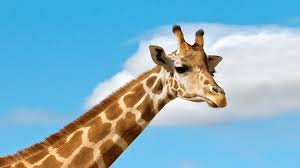
%> input picture giraffe.jpeg, 300 x 168 px
$ octave canny_edge_detection_answer.m   (GNU Octave 9; MATLAB toolbox functions it lacks are replaced by stand-ins)
%> lines starting %> are read from the running program, lines starting %| are printed output that depends on the picture; in (x1, y1, x2, y2) boxes, pixels count from 0 and x2, y2 are one past the last pixel; in counts of white or black regions, pixels touching at a corner belong together; the program's own positions count from 1
%%% Canny Edge Detector Full Answer

%% 0. import a picture
I = imread('giraffe.jpeg');
%> I is the input picture: size 168x300x3 uint8; mean R, G, B 131.8, 177.2, 195.3
width = size(I,1);
%> width = 168
height = size(I,2);
%> height = 300

%%%%%%
figure(1)
imshow(I)
title('original image')
%%%%%%

%% 1. convert RGB to grayscale
Igray = rgb2gray(I)

%%%%%%
figure(2)
imshow(Igray)
title('grayscale')
%%%%%%

I = double(Igray); % convert the values for image matrix into double for convolution later
%> I: size 168x300 double
Icopy = I;     % image copy for convolution

%% 2. Apply Gaussian filter for smoothing (removing noise in the photo)

% Gaussian filter parameters
k = 2;                % the size of kernel (2k+1, 2k+1)
sigma = 1.2;            % Standard Deviation
B = zeros(2*k+1, 2*k+1); % initialise the Gaussian Kernel matrix

% Filter value assignment
for i=1:2*k+1
    for j=1:2*k+1
        B(i,j) = exp(-((i-(k+1))^2+(j-(k+1))^2)/(2*sigma^2))/(2*pi*sigma^2);
    end
end

% Convolution Image with Gaussian Filter
for i=k+1:width - k
    for j=k+1:height-k
        gaussian_filtered = B.*Icopy(i-k:i+k, j-k:j+k);
        avg_value_g=sum(gaussian_filtered(:));
        I(i, j) = avg_value_g;
    end
end
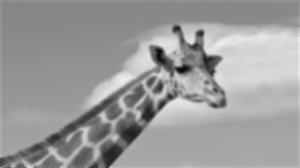
%> I: size 168x300 double; min 7.01, max 236.8, mean 155.7

%%%%%%
pause(1)
figure(3)
imshow(uint8(I))
title("gaussian filter applied")
%%%%%%

%% 3. Finding the intensity gradient of the image (edge detection)

% Sobel Edge Detector kernel
mask_x = [-1, 0, 1; -2, 0, 2;-1, 0, 1];  % 3x3 mask for vertical edges
mask_y = [-1, -2, -1; 0, 0, 0; 1, 2, 1]; % 3x3 mask for horizontal edges
angle = zeros(width, height);     % initialisation of angle of gradient matrix (used for edge thinning)

G = I;
Ix = I;
Iy = I;

% Convolution
for i=2:width-1
    for j=2:height-1
        matrix_x = mask_x.*Icopy(i-1:i+1, j-1:j+1);
        matrix_y = mask_y.*Icopy(i-1:i+1, j-1:j+1);
        Gx=sum(matrix_x(:));
        Gy=sum(matrix_y(:));
        G(i, j) = sqrt(Gx^2 + Gy^2);
        Ix(i, j) = Gx;
        Iy(i, j) = Gy;
        angle(i,j) = atan2(Gy, Gx);
    end
end
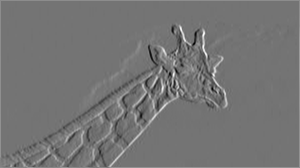
%> Ix: size 168x300 double; min -683, max 817, mean 3.9; drawn with min black and max white
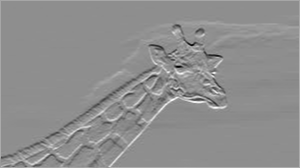
%> Iy: size 168x300 double; min -851, max 675, mean 3.7; drawn with min black and max white
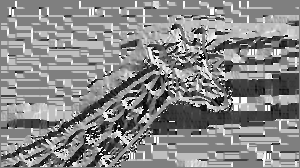
%> angle: size 168x300 double; min -3.13, max 3.14, mean 0.219; drawn with min black and max white


%%%%%%
pause(1)
figure(4)
imshow(uint8(Ix))
title('X gradient')

pause(1)
figure(5)
imshow(uint8(Iy))
title('y gradient')

pause(1)
figure(6)
imshow(uint8(G))
title('Sobel Edge Detector')
%%%%%%

%% 4. Gradient magnitude thresholding or lower bound cut-off suppression (edge thinning)

% angle reassigning to 0, 45, 90, 135 (horizontal, vertical, two diagonals)
angle2 = zeros(width, height);
for i=1:width
    for j=1:height
        if ((angle(i, j) >= -pi/8 ) && (angle(i, j) < pi/8) || (angle(i, j) >= 7*pi/8) && (angle(i, j) < -7*pi/8 ))
            angle2(i, j) = 0;
        elseif ((angle(i, j) >= pi/8) && (angle(i, j) < 3*pi/8) || (angle(i, j) >= -7*pi/8) && (angle(i, j) < -5*pi/8))
            angle2(i, j) = pi/4;
        elseif ((angle(i, j) >= 3*pi/8 && angle(i, j) < 5*pi/8) || (angle(i, j) >= -5*pi/8 && angle(i, j) < -3*pi/8))
            angle2(i, j) = pi/2;
        elseif ((angle(i, j) >= 5*pi/8 && angle(i, j) < 7*pi/8) || (angle(i, j) >= -3*pi/8 && angle(i, j) < -pi/8))
            angle2(i, j) = 3*pi/4;
        end;
    end;
end;
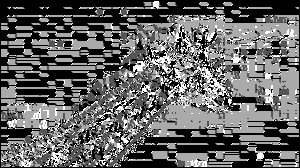
%> angle2: size 168x300 double; min 0, max 2.36, mean 0.919; drawn with min black and max white

% Non-Maximum Supression
BW = zeros(width, height)
for i=2:width-1
    for j=2:height-1
        if (angle2(i,j)==0)
            BW(i,j) = (G(i,j) == max([G(i,j), G(i,j+1), G(i,j-1)]));
        elseif (angle2(i,j)==pi/4)
            BW(i,j) = (G(i,j) == max([G(i,j), G(i+1,j-1), G(i-1,j+1)]));
        elseif (angle2(i,j)==pi/2)
            BW(i,j) = (G(i,j) == max([G(i,j), G(i+1,j), G(i-1,j)]));
        elseif (angle2(i,j)==3*pi/4)
            BW(i,j) = (G(i,j) == max([G(i,j), G(i+1,j+1), G(i-1,j-1)]));
        end;
    end;
end;
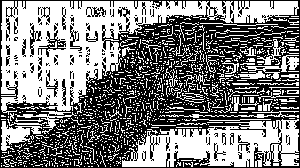
%> BW: size 168x300 double; values 0 (black) and 1 (white), 50.5% white; black in thin lines or dots

BW = BW.*G;
pause(1)
figure(7)
imshow(uint8(BW))
title('Edge Thinned')


%% 5. Double Thresholding

%Value for Thresholding
T_Low = 0.1;
T_High = 0.2;

T_Low = T_Low * max(max(BW));
%> T_Low = 94.56
T_High = T_High * max(max(BW));
%> T_High = 189.1
T_res = zeros(width, height);
for i = 1:width
    for j = 1:height

        if (BW(i, j) < T_Low)
            T_res(i, j) = 0;
        elseif (BW(i,j) <= T_High && BW(i,j) > T_Low)
            T_res(i, j) = 0.5;
        elseif (BW(i, j) > T_High)
            T_res(i, j) = 1;

        %Using 8-connected components
        end;
    end;
end;

%%%%%%
pause(1)
figure(8)
imshow(uint8(T_res.*255))
title("Double Threshold applied")
%%%%%%

%% 6. Hysteresis Thresholding
for i = 1:width
    for j = 1:height

        %Using 8-connected components
        if (T_res(i, j) == 0.5)
            if ( BW(i+1,j)>T_High || BW(i-1,j)>T_High || BW(i,j+1)>T_High || BW(i,j-1)>T_High || BW(i-1, j-1)>T_High || BW(i-1, j+1)>T_High || BW(i+1, j+1)>T_High || BW(i+1, j-1)>T_High)
                T_res(i,j) = 1;
            else
                T_res(i,j) = 0;
            end;
        end;
    end;
end;
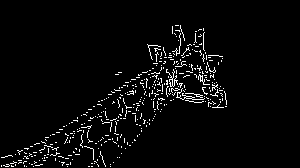
%> T_res: size 168x300 double; values 0 (black) and 1 (white), 3.5% white in thin lines or dots, all inside (x1, y1, x2, y2) = (1, 25, 227, 167)

final = uint8(T_res.*255);

%%%%%%
pause(1)
figure(9)
imshow(final)
title("Final filtered image")
%%%%%%

$ run again, with cat2.jpg copied over giraffe.jpeg
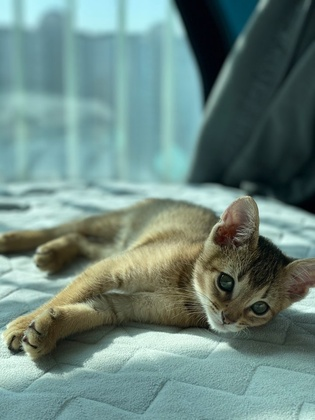
%> input picture cat2.jpg, 315 x 420 px, shrunk from 720 x 961 before the run
%> I is the input picture: size 420x315x3 uint8; mean R, G, B 107.5, 133.9, 127.1
%> after the loop `for i=2:width-1`:
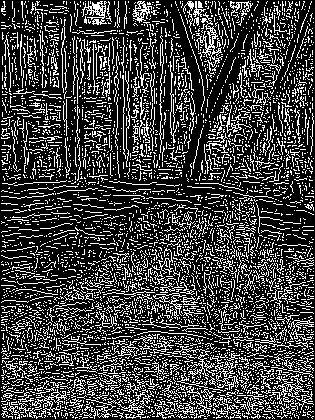
%> BW: size 420x315 double; values 0 (black) and 1 (white), 25.2% white in thin lines or dots
%> T_Low = 61.73
%> T_High = 123.5
%> after the loop `for i = 1:width`:
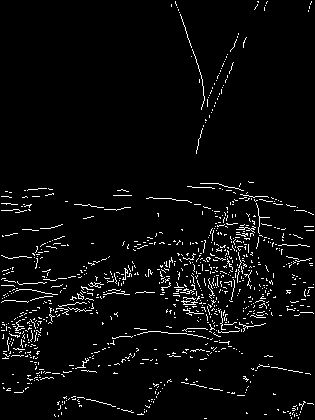
%> T_res: size 420x315 double; values 0 (black) and 1 (white), 4% white in thin lines or dots
%> final: size 420x315 uint8; 4% white in thin lines or dots
